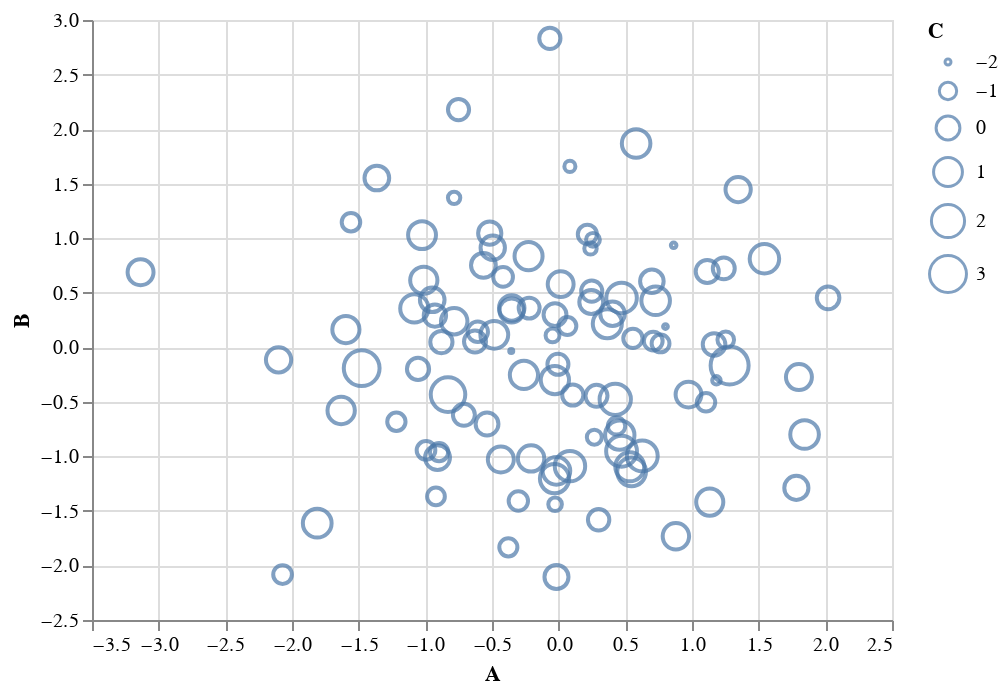

Notebook cell for this chart:
### Code cell
import altair as alt
alt.Chart(data=df).mark_point().encode(
    x="A",
    y="B",
    size="C"
)

### Figure 1 — Vega-Lite specification as saved in the notebook (floating-point values rounded to 4 significant figures)
{"config": {"view": {"continuousWidth": 400, "continuousHeight": 300}}, "data": {"name": "data-9879707e5312363741888cf9059ed6f6"}, "mark": "point", "encoding": {"size": {"type": "quantitative", "field": "C"}, "x": {"type": "quantitative", "field": "A"}, "y": {"type": "quantitative", "field": "B"}}, "$schema": "https://vega.github.io/schema/vega-lite/v4.8.1.json", "datasets": {"data-9879707e5312363741888cf9059ed6f6": [{"A": 0.4717, "B": 0.4525, "C": 1.372}, {"A": -0.7842, "B": 1.37, "C": -1.558}, {"A": -0.2605, "B": -0.2537, "C": 0.852}, {"A": 1.346, "B": 1.446, "C": 0.2675}, {"A": 1.282, "B": -0.1664, "C": 3.298}, {"A": 0.2674, "B": -0.8245, "C": -1.293}, {"A": 0.0848, "B": -1.089, "C": 1.347}, {"A": -0.417, "B": 0.645, "C": -0.6644}, {"A": 0.3649, "B": 0.2162, "C": 1.044}, {"A": 0.5471, "B": -1.142, "C": 0.9666}, {"A": 0.7641, "B": 0.0354, "C": -0.937}, {"A": -0.3533, "B": 0.337, "C": 0.06634}, {"A": 1.133, "B": -1.419, "C": 0.638}, {"A": 1.783, "B": -1.289, "C": 0.05733}, {"A": -1.083, "B": 0.356, "C": 0.8647}, {"A": 0.4037, "B": 0.3076, "C": 0.1228}, {"A": 2.021, "B": 0.453, "C": -0.211}, {"A": -0.3774, "B": -1.834, "C": -0.9019}, {"A": -0.06609, "B": 2.832, "C": -0.4406}, {"A": 0.2572, "B": 0.9849, "C": -1.417}, {"A": -0.3557, "B": -0.03404, "C": -2.074}, {"A": -0.5373, "B": -0.7031, "C": -0.1747}, {"A": 0.5809, "B": 1.867, "C": 0.9315}, {"A": -0.517, "B": 1.046, "C": -0.1056}, {"A": 0.08413, "B": 1.658, "C": -1.673}, {"A": -0.2069, "B": -1.019, "C": 0.4932}, {"A": -0.6275, "B": 0.05226, "C": -0.3137}, {"A": 1.165, "B": 0.02612, "C": -0.2162}, {"A": 1.105, "B": -0.5049, "C": -0.8521}, {"A": -0.0284, "B": -0.3003, "C": 0.8705}, {"A": 0.699, "B": 0.6047, "C": -0.04446}, {"A": -1.477, "B": -0.1914, "C": 2.686}, {"A": -0.8796, "B": 0.04757, "C": -0.2733}, {"A": 0.7274, "B": 0.426, "C": 0.9376}, {"A": 0.5569, "B": 0.08218, "C": -0.7358}, {"A": 0.2836, "B": -0.4452, "C": -0.3118}, {"A": 0.9738, "B": -0.4336, "C": 0.3734}, {"A": -0.9203, "B": -1.367, "C": -0.9479}, {"A": -0.2214, "B": 0.3592, "C": -0.4881}, {"A": -0.9282, "B": 0.2907, "C": -0.2591}, {"A": -0.7511, "B": 2.179, "C": -0.4556}, {"A": 0.8623, "B": 0.9349, "C": -2.017}, {"A": -1.012, "B": 0.6139, "C": 0.6597}, {"A": 0.4717, "B": -0.9529, "C": 1.444}, {"A": -2.071, "B": -2.083, "C": -0.8203}, {"A": 1.114, "B": 0.6949, "C": -0.1267}, {"A": -0.5644, "B": 0.7515, "C": 0.1808}, {"A": 0.8792, "B": -1.732, "C": 0.4927}, {"A": -1.025, "B": 1.028, "C": 0.7955}, {"A": -0.83, "B": -0.434, "C": 2.357}, {"A": 0.1058, "B": -0.4375, "C": -0.4462}, {"A": -1.558, "B": 1.146, "C": -0.8408}, {"A": -0.9087, "B": -1.011, "C": 0.2037}, {"A": 0.2388, "B": 0.9062, "C": -1.554}, {"A": -1.596, "B": 0.1621, "C": 0.6406}, {"A": -1.364, "B": 1.552, "C": 0.1605}, {"A": 1.543, "B": 0.8113, "C": 1.135}, {"A": -0.352, "B": 0.3602, "C": 0.3017}, {"A": 1.844, "B": -0.799, "C": 0.9454}, {"A": -0.4337, "B": -1.028, "C": 0.4085}, {"A": 0.6271, "B": -0.9956, "C": 1.447}, {"A": 0.01499, "B": 0.5788, "C": 0.3864}, {"A": 0.4243, "B": -0.4772, "C": 1.552}, {"A": 0.06541, "B": 0.1946, "C": -0.9275}, {"A": -0.4828, "B": 0.1139, "C": 0.781}, {"A": 1.802, "B": -0.2732, "C": 0.4023}, {"A": 0.2151, "B": 1.036, "C": -0.7609}, {"A": 1.253, "B": 0.0685, "C": -1.096}, {"A": -0.4943, "B": 0.9124, "C": 0.09889}, {"A": -0.04605, "B": 0.1088, "C": -1.409}, {"A": -0.897, "B": -0.9603, "C": -0.8778}, {"A": -1.217, "B": -0.6827, "C": -0.874}, {"A": -1.811, "B": -1.613, "C": 0.9732}, {"A": 0.4341, "B": -0.7211, "C": -1.0}, {"A": 0.2998, "B": -1.581, "C": -0.4137}, {"A": -0.3025, "B": -1.409, "C": -0.7248}, {"A": -0.7835, "B": 0.2393, "C": 0.5037}, {"A": 0.4584, "B": -0.8055, "C": 1.102}, {"A": 0.7092, "B": 0.05709, "C": -0.8006}, {"A": 0.5334, "B": -1.096, "C": 1.018}, {"A": -3.136, "B": 0.6881, "C": 0.3945}, {"A": -0.005545, "B": -0.1564, "C": -0.471}, {"A": -0.02686, "B": -1.44, "C": -1.438}, {"A": -0.031, "B": -1.204, "C": 1.082}, {"A": -0.2258, "B": 0.8354, "C": 0.8259}, {"A": -2.101, "B": -0.1149, "C": 0.2661}, {"A": 1.183, "B": -0.3028, "C": -1.864}, {"A": 0.801, "B": 0.1903, "C": -2.048}, {"A": -0.7108, "B": -0.6192, "C": -0.3139}, {"A": -0.995, "B": -0.945, "C": -0.8224}, {"A": -1.631, "B": -0.5797, "C": 0.6789}, {"A": -0.01646, "B": -2.106, "C": 0.0332}, {"A": -0.6067, "B": 0.142, "C": -0.5661}, {"A": -0.01698, "B": -1.133, "C": 0.7497}, {"A": -0.9483, "B": 0.4353, "C": 0.1532}, {"A": -0.02745, "B": 0.2992, "C": -0.1635}, {"A": -1.055, "B": -0.1983, "C": -0.2863}, {"A": 1.238, "B": 0.7231, "C": -0.322}, {"A": 0.2444, "B": 0.4147, "C": 0.01457}, {"A": 0.2478, "B": 0.5147, "C": -0.4624}]}}
